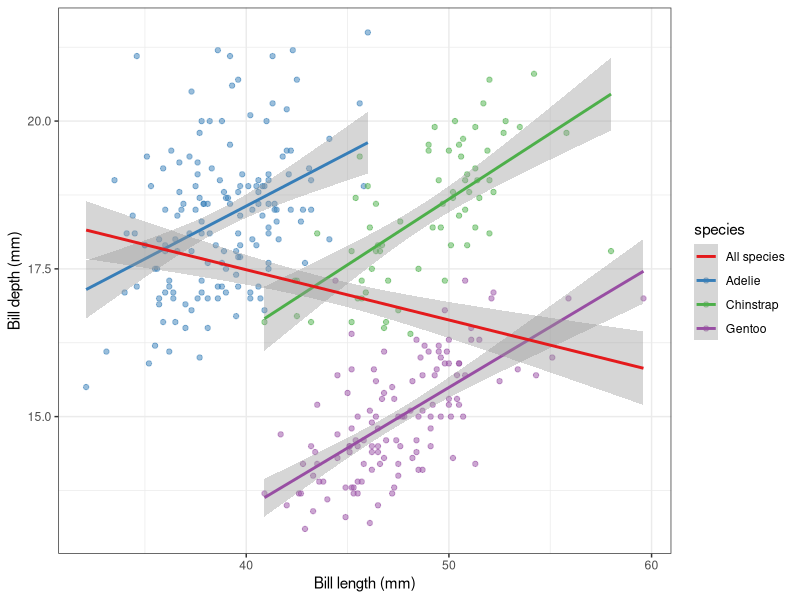
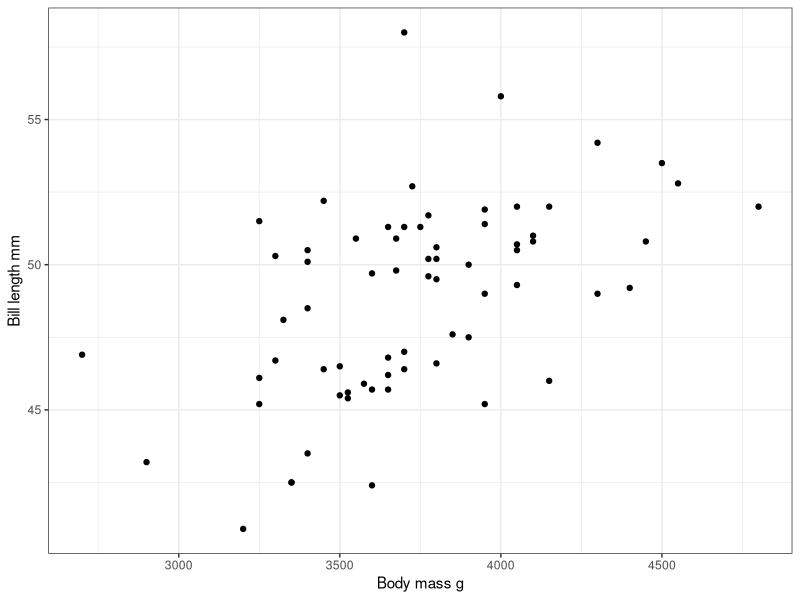
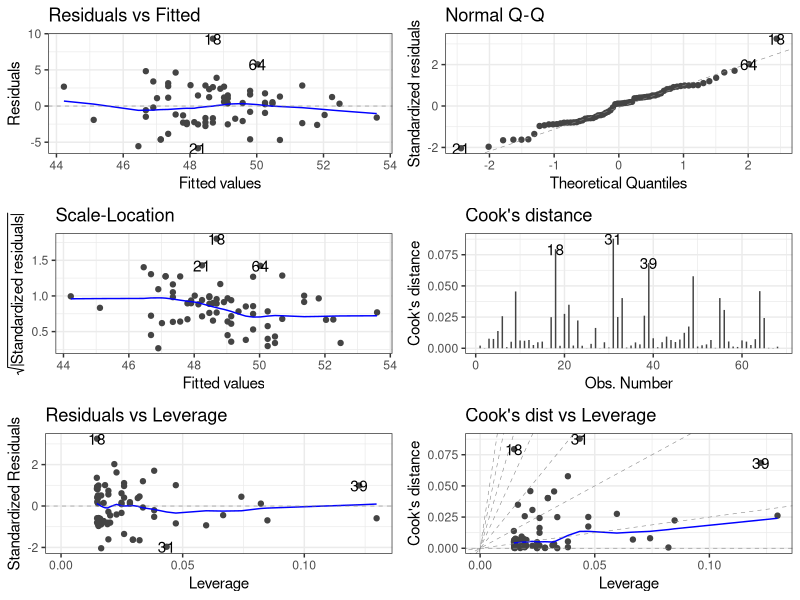
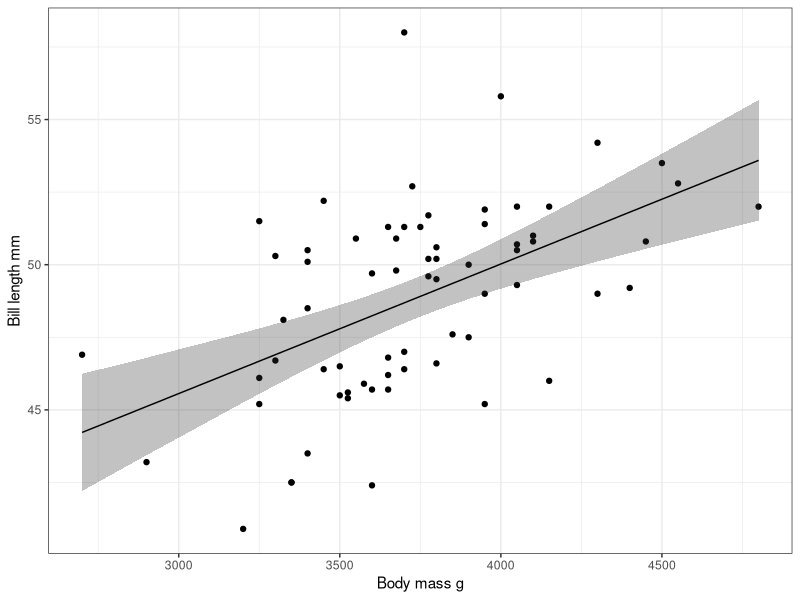
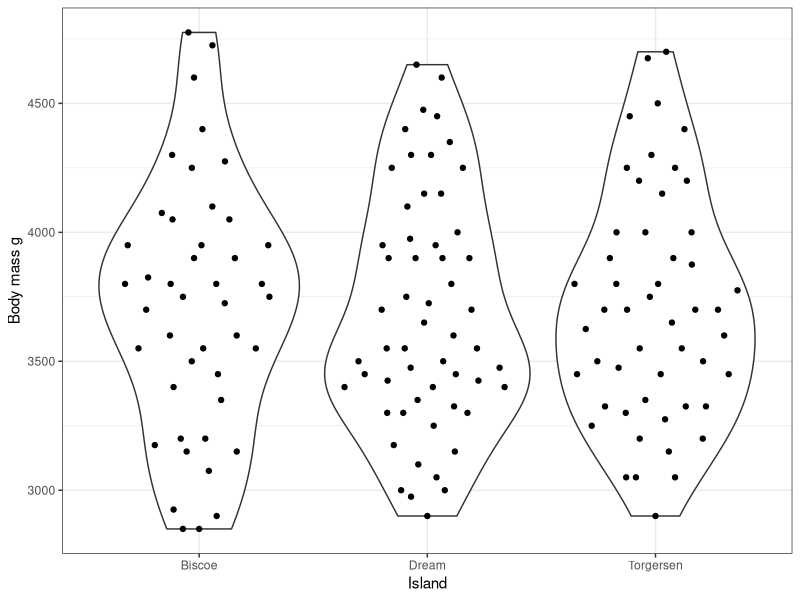
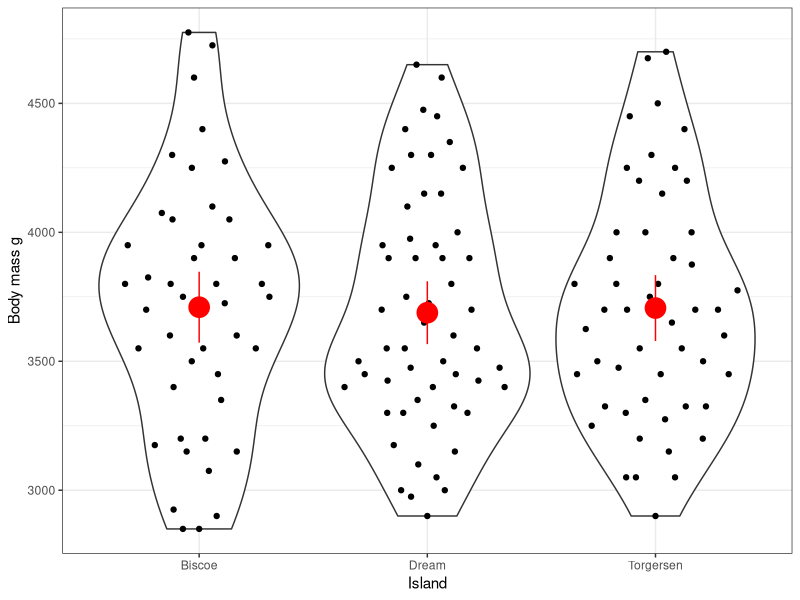
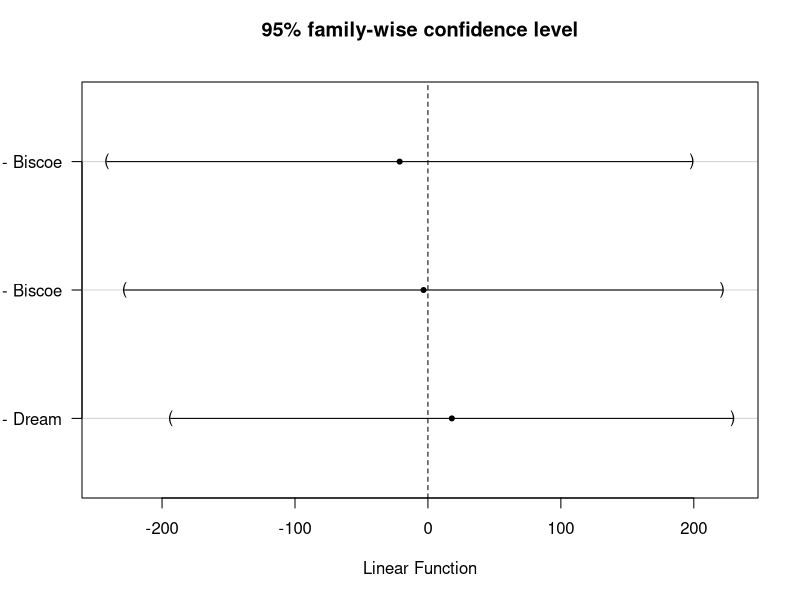

These charts were generated, in order, by the following R code:
## ---- chunk 1
#| label: setup
#| include: false
library(tidyverse)
library(broom)
library(ggfortify)
data(penguins, package = "palmerpenguins")
theme_set(theme_bw())
## ---- chunk 2
gentoo <- penguins |> 
  filter(species == "Gentoo")

cor(gentoo$bill_length_mm, gentoo$bill_depth_mm, use = "complete.obs")

#OR
penguins |> 
  filter(species == "Gentoo") |> 
  drop_na(bill_length_mm, bill_depth_mm) |> 
  summarise(corr = cor(bill_length_mm, bill_depth_mm))
## ---- chunk 3
ct <- cor.test(gentoo$bill_length_mm, gentoo$bill_depth_mm, use = "complete.obs")
ct
# extracting components with broom
glance(ct) |> select(starts_with("conf"))

# or without
ct$p.value < 0.05
## ---- chunk 4
corr <- cor(gentoo$bill_length_mm, gentoo$bill_depth_mm, use = "complete.obs")
corr^2
corr^2 * 100 # %

## ---- chunk 5
penguins |> 
  group_by(species) |> 
  drop_na(bill_length_mm, bill_depth_mm) |> 
  summarise(corr = cor(bill_length_mm, bill_depth_mm))
# all positive
## ---- chunk 6
cor(penguins$bill_length_mm, penguins$bill_depth_mm, use = "complete.obs")
# negative
## ---- chunk 7
#| message: false
#| warning: false

ggplot(penguins, aes(x = bill_length_mm, y = bill_depth_mm, colour = species)) +
  geom_point(alpha = 0.5) +
  geom_smooth(method = lm) +
  geom_smooth(aes(group = 1, colour = "All species"), method = "lm") +
  scale_color_brewer(palette = "Set1", limits = c("All species", "Adelie", "Chinstrap", "Gentoo")) +
  labs(x = "Bill length (mm)", y = "Bill depth (mm)")
  
## ---- chunk 8
#| label: bill-length-mass-plot
chinstrap <- penguins |> 
  filter(species == "Chinstrap")

ggplot(chinstrap, aes(x = body_mass_g, y = bill_length_mm)) +
  geom_point() +
  labs(x = "Body mass g", y = "Bill length mm")
## ---- chunk 9
mod <- lm(bill_length_mm ~ body_mass_g, data = chinstrap)
mod
## ---- chunk 10
av <- car::Anova(mod)
av
av$`Pr(>F)`[1] < 0.05
## ---- chunk 11
#| label: diagnostics
#| fig.height: 8.0
autoplot(mod, which = 1:6) # looks good
## ---- chunk 12
nd <- tibble(body_mass_g = c(3000, 5000))
augment(mod, newdata = nd, se_fit = TRUE, interval = "confidence")

## ---- chunk 13
augment(mod, interval = "confidence") |> 
  ggplot(aes(x = body_mass_g, y = bill_length_mm)) +
  geom_point() +
  geom_ribbon(aes(ymin = .lower, ymax = .upper), alpha = 0.3) +
  geom_line(aes(y = .fitted)) +
  labs(x = "Body mass g", y = "Bill length mm")
## ---- chunk 14
#| label: adelie-raw-plot
library(ggbeeswarm)
adelie <- penguins |> filter(species == "Adelie")


island_mass_plot <- ggplot(adelie, aes(x = island, y = body_mass_g)) +
  geom_violin() +
  geom_quasirandom() + 
  labs(x = "Island", y = "Body mass g")
island_mass_plot
## ---- chunk 15
mod2 <- lm(body_mass_g ~ island, data = adelie)
## ---- chunk 16
coef(mod2) 
coef(mod2)[1] # mean mass on Bisco Island
coef(mod2)[2] # difference in mass between Bisco and Dream
coef(mod2)[3] # difference in mass between Bisco and Torgersen 

## ---- chunk 17
av2 <- car::Anova(mod2)
av2
av2$`Pr(>F)`[1] < 0.05
## ---- chunk 18
nd <- distinct(adelie, island)
pred_mass <- augment(mod2, newdata = nd, interval = "confidence")

island_mass_plot +
  geom_pointrange(aes(y = .fitted, ymin = .lower, ymax = .upper), data = pred_mass, colour = "red", size = 1.5)
  
## ---- chunk 19
#| label: multcomp-plot

mc <- multcomp::glht(model = mod2, linfct = multcomp::mcp(island = "Tukey"))
mc

plot(mc)
